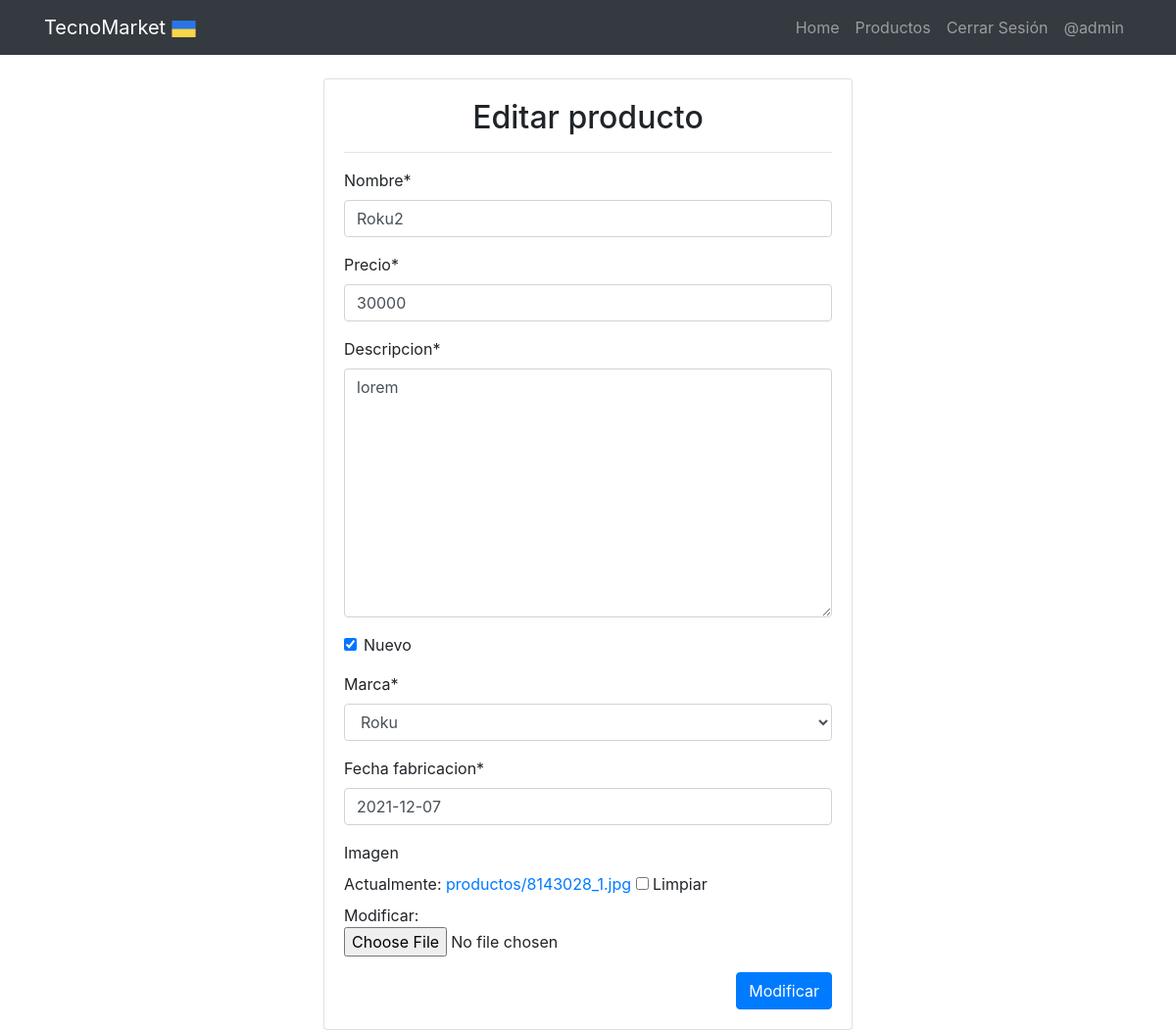
The page /modificar/27/ (signed in) on the database as committed earlier.
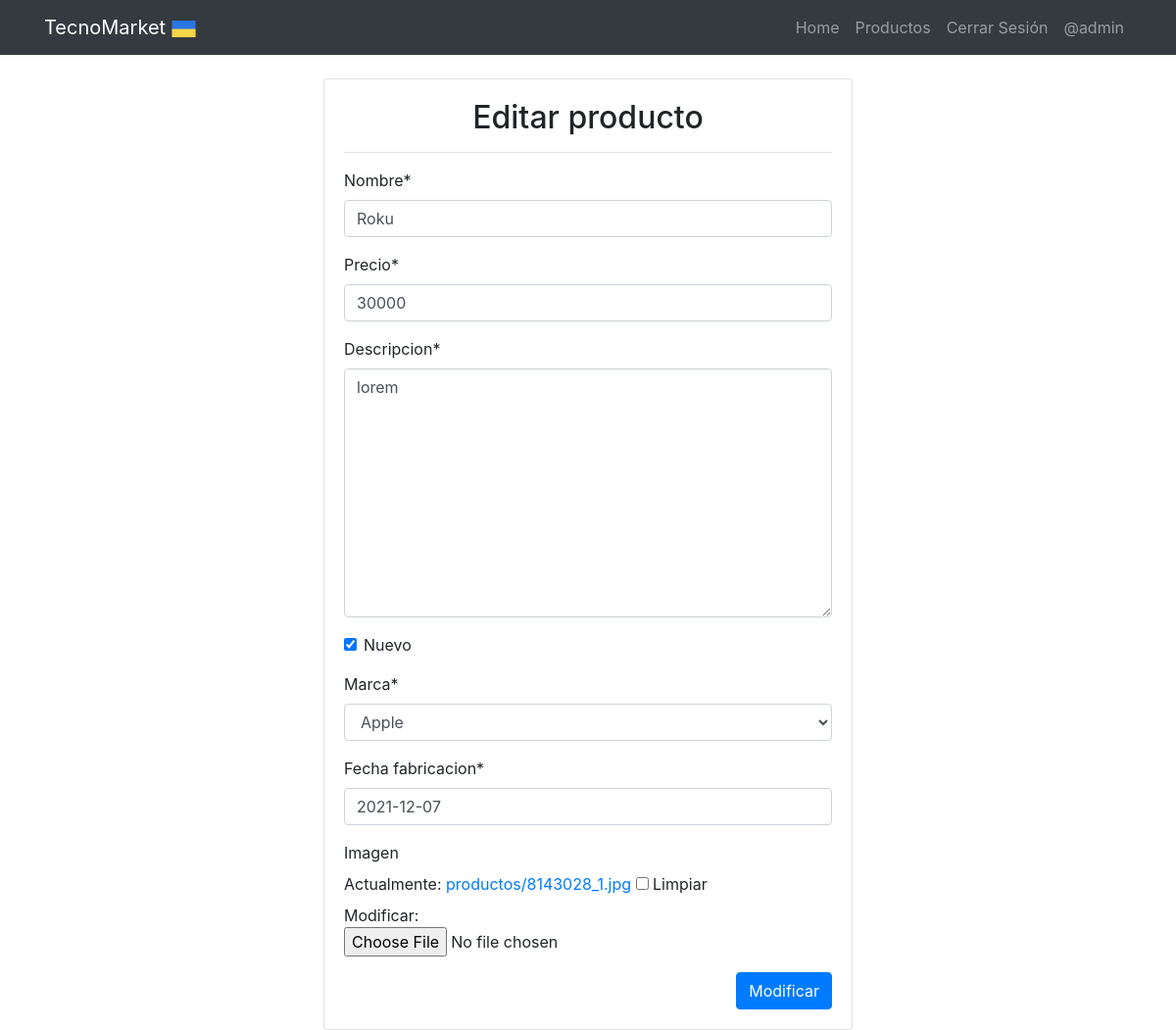
The same page on the database as committed later.
### app/models.py (models this page shows, shortened)
class Producto(models.Model):
    nombre = models.CharField(max_length=200)
    precio = models.IntegerField()
    descripcion = models.TextField()
    nuevo = models.BooleanField()
    marca = models.ForeignKey(Marca, on_delete=models.PROTECT)
    fecha_fabricacion = models.DateField()
    imagen = models.ImageField(upload_to="productos", null=True)

class Marca(models.Model):
    nombre = models.CharField(max_length=200)
    def __str__(self): return self.nombre

### app/views.py (the view, shortened to what this page needs)
# urls.py: path('modificar/<id>/', modificar, name="modificar"),
@permission_required('app.change_producto')
def modificar(request, id):
    producto = get_object_or_404(Producto, id=id)
    data = {
        'form': ProductoForm(instance=producto)
    }
    return render(request, 'app/producto/modificar.html', data)

### app/forms.py (shortened to what this page needs)
class ProductoForm(forms.ModelForm):
    imagen = forms.ImageField(required=False, validators=[MaxSizeFileValidator(max_file_size=2)])
    nombre = forms.CharField(min_length=3, max_length=50)
    precio = forms.IntegerField(min_value=1, max_value=1500000)
    fecha_fabricacion = forms.DateField(widget=DateInput())
    class Meta:
        model = Producto
        fields = '__all__'
        widgets= {
            "fecha_fabricacion": forms.SelectDateWidget()
        }

### app/templates/app/producto/modificar.html (shortened to what this page needs)
{% extends 'app/navbar.html' %}
{% block contenido %}
{% load crispy_forms_tags %}
<br>
<div class="container">
    <div class="row">
        <div class="col-12 col-md-6 offset-md-3">
            <div class="card">
                <div class="card-body">
                    <h2 class="text-center">Editar producto</h2>
                    <hr>
                    <form action="" method="POST" enctype="multipart/form-data">
                        {{ form | crispy }}
                        <div class="d-flex justify-content-end">
                            <input type="submit" value="Modificar" class="btn btn-primary">
                        </div>
                    </form>
                </div>
            </div>
        </div>
    </div>
</div>
{% endblock %}

Rows that differ between the two databases and show on the page:
changed Producto "lorem": nombre "Roku2" → "Roku"; marca "Roku" → "Apple"
